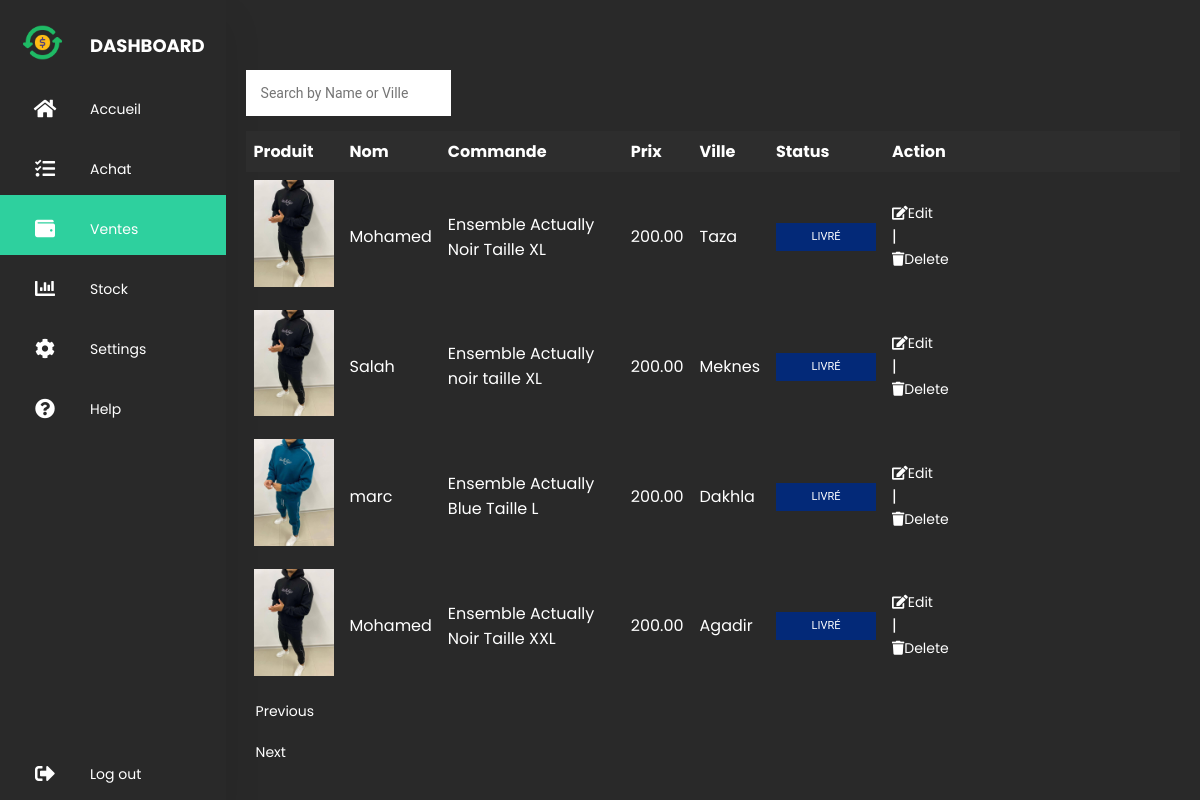
The page /entre.php?page=2 (signed in) on the database its author committed.
### tables this page shows
CREATE TABLE `entrer` (
  `id` int(11) NOT NULL,
  `image` varchar(255) NOT NULL,
  `name` varchar(255) NOT NULL,
  `commande` varchar(255) NOT NULL,
  `prix` decimal(10,2) NOT NULL,
  `ville` varchar(255) NOT NULL,
  `status` varchar(50) NOT NULL
);

### entre.php (the view, shortened to what this page needs)
<?php
include 'db.php';
?>
<!DOCTYPE html>
<html>
<head>
    <link rel="stylesheet" href="css/sortie.css" />
    <link rel="stylesheet" href="https://cdnjs.cloudflare.com/ajax/libs/font-awesome/5.15.4/css/all.min.css" />
</head>
<body>
<div class="container">
    <?php include 'menu.php'; ?>
    <section class="main">
            <br>
            <br>
        <div class="search-bar">
            <form method="GET">
                <input class="cherch" type="text" name="search_query" id="searchQuery" placeholder="Search by Name or Ville" required>
            </form>
        </div>
        <table>
            <thead>
            <tr>
                <th>Produit</th>
                <th>Nom</th>
                <th>Commande</th>
                <th>Prix</th>
                <th>Ville</th>
                <th>Status</th>
                <th>Action</th>
            </tr>
            </thead>
            <tbody>
            <?php
            if (isset($_GET['search_query'])) {
                $searchQuery = $_GET['search_query'];
                $searchSql = "SELECT * FROM entrer WHERE name LIKE ? OR ville LIKE ?";
                $stmt = $conn->prepare($searchSql);
                if ($stmt) {
                    $searchParam = "%" . $searchQuery . "%";
                    $stmt->bind_param("ss", $searchParam, $searchParam);
                    $stmt->execute();
                    $result = $stmt->get_result();
                    $stmt->close();
                    if ($result->num_rows > 0) {
                        while ($rowEntrer = $result->fetch_assoc()) {
                            echo "<tr>";
                            echo "<td><img src='" . $rowEntrer["image"] . "' alt='Client Image' width='80'></td>";
                            echo "<td>" . $rowEntrer["name"] . "</td>";
                            echo "<td>" . $rowEntrer["commande"] . "</td>";
                            echo "<td>" . $rowEntrer["prix"] . "</td>";
                            echo "<td>" . $rowEntrer["ville"] . "</td>";
                            $statusClass = "";
                            switch ($rowEntrer["status"]) {
                                case "Livré":
                                    $statusClass = "livre";
                                    break;
                                case "Refusé":
                                    $statusClass = "refuse";
                                    break;
                                default:
                                    $statusClass = "default-button";
                                    break;
                            }
                            echo "<td>";
                            echo "<center>";
                            echo "<button class='status-button $statusClass'>" . $rowEntrer["status"] . "</button>";
                            echo "</center>";
                            echo "</td>";
                            echo "<td><a href='javascript:void(0);' class='edit-client' data-client-id='" . $rowEntrer["id"] . "'><i class='fas fa-edit'></i> Edit</a> | <a href='delete_entre.php?id=" . $rowEntrer["id"] . "'><i class='fas fa-trash'></i> Delete</a></td>";
                            echo "</tr>";
                        }
                    } else {
                        echo "<tr><td colspan='7'>No clients with matching criteria found in 'entrer' table.</td></tr>";
                    }
                }
            }
            else {
                $perPage = 4;
                if (isset($_GET['page'])) {
                    $currentPage = $_GET['page'];
                } else {
                    $currentPage = 1;
                }
                $startIndex = is_numeric($currentPage) ? ($currentPage - 1) * $perPage : 0;
                $sql = "SELECT * FROM entrer ORDER BY id DESC LIMIT $startIndex, $perPage";
                $result = $conn->query($sql);
                if ($result->num_rows > 0) {
                    while ($rowEntrer = $result->fetch_assoc()) {
                        echo "<tr>";
                        echo "<td><img src='" . $rowEntrer["image"] . "' alt='Client Image' width='80'></td>";
                        echo "<td>" . $rowEntrer["name"] . "</td>";
                        echo "<td>" . $rowEntrer["commande"] . "</td>";
                        echo "<td>" . $rowEntrer["prix"] . "</td>";
                        echo "<td>" . $rowEntrer["ville"] . "</td>";
                        $statusClass = "";
                        switch ($rowEntrer["status"]) {
                            case "Livré":
                                $statusClass = "livre";
                                break;
                        }
                        echo "<td>";
                        echo "<center>";
                        echo "<button class='status-button $statusClass'>" . $rowEntrer["status"] . "</button>";
                        echo "</center>";
                        echo "</td>";
                        echo "<td><a href='javascript:void(0);' class='edit-client' data-client-id='" . $rowEntrer["id"] . "'><i class='fas fa-edit'></i> Edit</a> | <a href='delete_entre.php?id=" . $rowEntrer["id"] . "'><i class='fas fa-trash'></i> Delete</a></td>";
                        echo "</tr>";
                    }
                } else {
                    echo "<tr><td colspan='7'>No clients found in 'entrer' table.</td></tr>";
                }
            }
            ?>
            </tbody>
        </table>
        <?php
        $perPage = 4;
        if (isset($_GET['page'])) {
            $currentPage = $_GET['page'];
        } else {
            $currentPage = 1;
        }
        $startIndex = ($currentPage - 1) * $perPage;
        $sqlCount = "SELECT COUNT(*) AS total FROM entrer";
        $countResult = $conn->query($sqlCount);
        $countRow = $countResult->fetch_assoc();
        $totalClients = $countRow['total'];
        echo '<div class="here">';
        if ($currentPage > 1) {
            echo "<a class='dd' href='entre.php?page=" . ($currentPage - 1) . "'>Previous</a>";
        }
        if (is_numeric($totalClients) && is_numeric($startIndex) && $totalClients > $startIndex + $perPage) {
            echo "<a class='dd' href='entre.php?page=" . ($currentPage + 1) . "'>Next</a>";
        }
        echo '</div>';
        ?>
    </section>
</div>
</body>
</html>

### css/sortie.css (style rules this page uses)
* { margin: 0; padding: 0; outline: none; border: none; text-decoration: none; box-sizing: border-box; font-family: "Poppins", sans-serif; }
body { background: #292929; }
.container { display: flex; }
a { position: relative; color: white; font-size: 14px; display: table; width: 280px; padding: 10px; }
.main { position: relative; padding: 20px; width: 100%; }
table { width: 100%; border-collapse: collapse; }
th, td { padding: 8px; text-align: left; color: #FFFFFF; }
th { background-color: #2d2d2d; }
input { font-family: "Roboto", sans-serif; outline: 0; width: 100%; border: 0; margin: 0 0 15px; padding: 15px; box-sizing: border-box; font-size: 14px; }
.status-button { font-family: "Roboto", sans-serif; text-transform: uppercase; outline: 0; border: none; padding: 8px; color: #FFFFFF; -webkit-transition: all 0.3s ease; transition: all 0.3s ease; cursor: pointer; line-height: 12px; font-size: 11px; width: 100px; }
.livre { background: #032978; }
.cherch { font-family: "Roboto", sans-serif; outline: 0; width: 22%; border: 0; margin: 0 0 15px; padding: 15px; box-sizing: border-box; font-size: 14px; }

### rows shown on the page
entrer: image (picture), name "Mohamed", commande "Ensemble Actually Noir Taille XL", prix "200.00", ville "Taza", status "LIVRÉ"
entrer: image (picture), name "Salah", commande "Ensemble Actually noir taille XL", prix "200.00", ville "Meknes", status "LIVRÉ"
entrer: image (picture), name "marc", commande "Ensemble Actually Blue Taille L", prix "200.00", ville "Dakhla", status "LIVRÉ"
entrer: image (picture), name "Mohamed", commande "Ensemble Actually Noir Taille XXL", prix "200.00", ville "Agadir", status "LIVRÉ"
